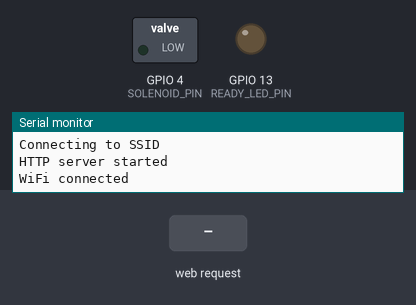
Simulated run of this sketch. Board: ESP8266 (NodeMCU). Shown: switched loads named in the sketch (green lamp = pin HIGH), output pins drawn as LEDs (lit = HIGH), the last lines printed to the serial monitor. Inputs (shaded band) come from the test bench. WiFi joins after 1.5 s; servers stay silent unless stated.

Above: at 6.2 s.
6.3 s: HTTP request GET /solenoid/ received
At 10.5 s:
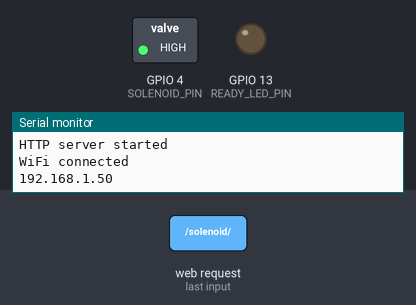
12.5 s: HTTP request GET /on/ received
At 13.5 s:
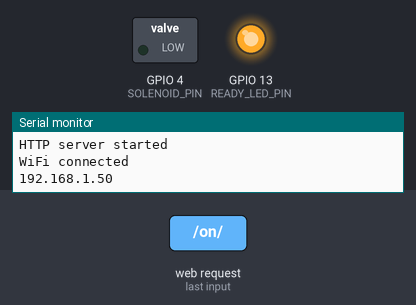
14.0 s: HTTP request GET /solenoid/ received
At 14.7 s:
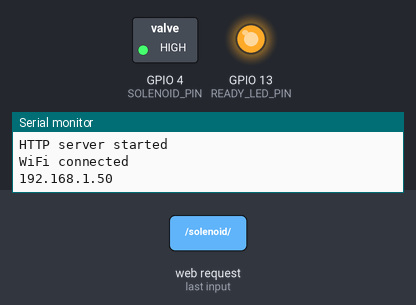
16.5 s: HTTP request GET /off/ received
At 17.8 s:
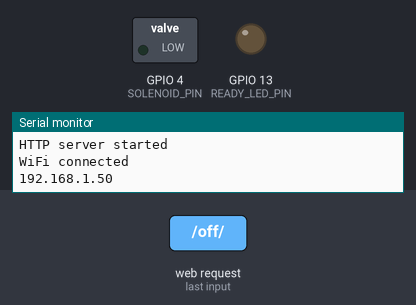
Timing chart, 0 to 19.0 s (numbered marks = the images above; inputs shaded):
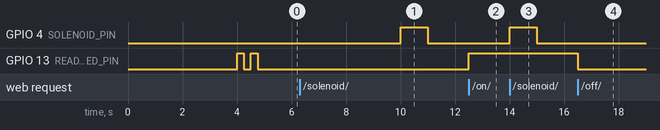

Measured:
- after the input at 6.3 s, GPIO 4 (SOLENOID_PIN): LOW → HIGH after 3.7 s, → LOW 1.0 s later
- after the input at 12.5 s, GPIO 13 (READY_LED_PIN): LOW → HIGH at once
- after the input at 14.0 s, GPIO 4 (SOLENOID_PIN): LOW → HIGH at once, → LOW 1.0 s later
- after the input at 16.5 s, GPIO 13 (READY_LED_PIN): HIGH → LOW at once

The sketch:

WROOM02.ino
```cpp
#include <ESP8266WiFi.h>
#include <ESP8266WebServer.h>

#define CLIENT_MODE

#ifdef CLIENT_MODE
#include <Arduino.h>
#include "WROOM02.h"
//WiFiServer server(80);
//WiFiClient client;

#else
//#include <WiFiClient.h>
const char *ssid = "ConnectArduino";
const char *password = "capybara-san";

#endif

ESP8266WebServer server(80);


#define READY_LED_PIN 13
#define LEDDELAY_WHEN_CONNECTED 250
//#define SOLENOID_PIN 14
#define SOLENOID_PIN 4
#define SOLENOID_DELAY 1000

void handleRoot() {
//    server.send(200, "text/html", "<h1>You are connected</h1>");
    String msg = "<html><head><title>ESP8266WebSerber</title></head><body><h1>You are connected</h1><h2><a href='/on/'>LED ON</a></h2><h2><a href='/off/'>LED OFF</a></h2><h2><a href='/solenoid/'>SOLENOID MOVE</a></h2></body></html>";
    server.send(200, "text/html", msg);
}

void LedOn(){
  server.send(200, "text/html", "<h1>LED is ON</h1>");
  digitalWrite(READY_LED_PIN,HIGH);
}

void LedOff(){
  server.send(200, "text/html", "<h1>LED is Off</h1>");
  digitalWrite(READY_LED_PIN,LOW);
}

void Solenoid(){
  server.send(200, "text/html", "<h1>Solenoid is moved</h1>");
  digitalWrite(SOLENOID_PIN,HIGH);
  delay(SOLENOID_DELAY);
  digitalWrite(SOLENOID_PIN,LOW);
}

void setup() {
  pinMode(READY_LED_PIN,OUTPUT);
  digitalWrite(READY_LED_PIN,LOW);
  pinMode(SOLENOID_PIN,OUTPUT);
  digitalWrite(SOLENOID_PIN,LOW);
    delay(1000);
    Serial.begin(115200);
    Serial.println();

#ifdef CLIENT_MODE

 Serial.println("");
  Serial.println("Start");
  Serial.print("Connecting to ");
  Serial.println(ssid);

// Connect to WiFi network
    WiFi.mode(WIFI_STA);
  WiFi.begin(ssid, password);
  delay(3000);  //Needed for ?
#else
    Serial.print("Configuring access point...");
    WiFi.mode(WIFI_AP);
//    WiFi.softAP(ssid, password);
    WiFi.softAP(ssid, password, 1, 1);
    IPAddress myIP = WiFi.softAPIP();
    Serial.print("AP IP address: ");
    Serial.println(myIP);
#endif

    server.on("/", handleRoot);
  server.on("/on/", LedOn);
  server.on("/off/", LedOff);
  server.on("/solenoid/", Solenoid);
    server.begin();
    Serial.println("HTTP server started");

          for(int i=0; i<2; i++)
      {
        digitalWrite(READY_LED_PIN, HIGH);
        delay(LEDDELAY_WHEN_CONNECTED);
        digitalWrite(READY_LED_PIN, LOW);
        delay(LEDDELAY_WHEN_CONNECTED);
      }
}

boolean isConnected=false;
void loop() {
    server.handleClient();
      if (!isConnected && WiFi.status())
      {
    Serial.println("");
    Serial.println("WiFi connected");
    // Print the IP address
      delay(5000);
    Serial.println(WiFi.localIP());
    isConnected=true;
      }

}
```

WROOM02.h
```cpp
//==== WiFi ====
const char* ssid = "SSID";
const char* password = "PASSWORD";
```
